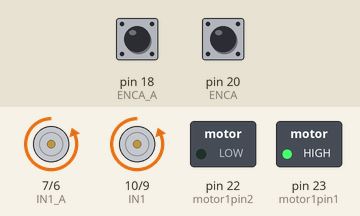
Bench run of a sketch on a simulated Arduino Mega 2560, built with avr-gcc and run on an emulated ATmega2560. Shown: motor-driver pin pairs drawn as motors (green arrow = first pin HIGH = forward, orange = second pin HIGH = backward, longer = more drive, scaled by the enable pin), switched loads named in the sketch (green lamp = pin HIGH). Inputs (shaded band) come from the test bench; at power-on: pin 18 (ENCA_A) HIGH, pin 20 (ENCA) HIGH. What the sketch prints to the serial monitor is not drawn.

Above: at 0.1 s.
At 10.1 s:
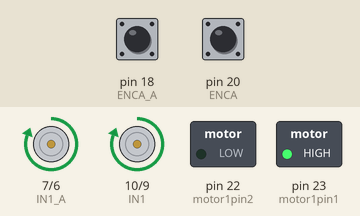
Timing chart, 0 to 11.6 s (numbered marks = the images above):
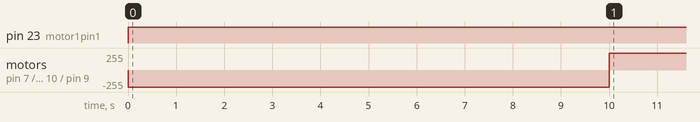

The sketch:

code_for_fish.ino
```cpp
#define ENCA_A 18 // YELLOW
#define ENCB_A 19 // WHITE
#define PWM_A 5
#define IN2_A 6
#define IN1_A 7

#define ENCA 20 // YELLOW
#define ENCB 21 // WHITE
#define PWM 8
#define IN2 9
#define IN1 10

#define  motor1pin1 23
#define  motor1pin2 22

int pos_A = 0;
long prevT_A = 0;
float eprev_A = 0;
float eintegral_A = 0;

int pos = 0;
long prevT = 0;
float eprev = 0;
float eintegral = 0;

unsigned long startMillis;
unsigned long currentMillis;
int target_A;
int target;
void setup() {
  Serial.begin(9600);
  pinMode(ENCA_A,INPUT);
  pinMode(ENCB_A,INPUT);
  attachInterrupt(digitalPinToInterrupt(ENCA_A),readEncoder_A,RISING);

  pinMode(ENCA,INPUT);
  pinMode(ENCB,INPUT);
  attachInterrupt(digitalPinToInterrupt(ENCA),readEncoder,RISING);

  pinMode(PWM_A,OUTPUT);
  pinMode(IN1_A,OUTPUT);
  pinMode(IN2_A,OUTPUT);

  pinMode(PWM,OUTPUT);
  pinMode(IN1,OUTPUT);
  pinMode(IN2,OUTPUT);


  pinMode(motor1pin1, OUTPUT);
  pinMode(motor1pin2, OUTPUT);


  Serial.println("target pos_A");
  Serial.println("target pos");
  startMillis = millis();
}

void loop() {

  digitalWrite(motor1pin1, HIGH);
  digitalWrite(motor1pin2, LOW);
  currentMillis = millis();

  // set target position
  //int target = 20 degree;
  //for 360 needs 4221 ticks

  if (currentMillis - startMillis >= 10*1000){
    target =  -1000;
    target_A =  -1000;
    }
    else{
      target =  1000;
      target_A =  1000;
      }

  // PID constants
  float kp_A = 2;
  float kd_A = 0.025;
  float ki_A = 0.0;

  float kp = 5;
  float kd = 0.025;
  float ki = 0.0;

  // time difference
  long currT_A = micros();
  float deltaT_A = ((float) (currT_A - prevT_A))/( 1.0e6 );
  prevT_A = currT_A;

  long currT = micros();
  float deltaT = ((float) (currT - prevT))/( 1.0e6 );
  prevT = currT;

  // error
  int e_A = pos_A - target_A;

  int e = pos - target;

  // derivative
  float dedt_A = (e_A-eprev_A)/(deltaT_A);

  float dedt = (e-eprev)/(deltaT);

  // integral
  eintegral_A = eintegral_A + e_A*deltaT_A;

  eintegral = eintegral + e*deltaT;

  // control signal
  float u_A = kp_A*e_A + kd_A*dedt_A + ki_A*eintegral_A;

  float u = kp*e + kd*dedt + ki*eintegral;

  // motor power
  float pwr_A = fabs(u_A);
  if( pwr_A > 255 ){
    pwr_A = 255;
  }
  if( pwr_A < 50 ){
    pwr_A = 0;
  }


  float pwr = fabs(u);
  if( pwr > 255 ){
    pwr = 255;
  }
  if( pwr < 50 ){
    pwr = 0;
  }


  // motor direction
  int dir_A = 1;
  if(u_A<0){
    dir_A = -1;
  }

  int dir = 1;
  if(u<0){
    dir = -1;
  }

  // signal the motor
  setMotor(dir_A,pwr_A,PWM_A,IN1_A,IN2_A);

  setMotor(dir,pwr,PWM,IN1,IN2);


  // store previous error
  eprev_A = e_A;
  eprev = e;

  Serial.print(target_A);
  Serial.print(" ");
  Serial.print(pos_A);
  Serial.print(" ");
  Serial.print(target);
  Serial.print(" ");
  Serial.print(pos);

  Serial.println();
}

void setMotor(int dir, int pwmVal, int pwm, int in1, int in2){
  analogWrite(pwm,pwmVal);
  if(dir == 1){
    digitalWrite(in1,HIGH);
    digitalWrite(in2,LOW);
  }
  else if(dir == -1){
    digitalWrite(in1,LOW);
    digitalWrite(in2,HIGH);
  }
  else{
    digitalWrite(in1,LOW);
    digitalWrite(in2,LOW);
  }
}

void readEncoder(){
  int b = digitalRead(ENCB);
  if(b > 0){
    pos++;
  }
  else{
    pos--;
  }
}
void readEncoder_A(){
  int b_A = digitalRead(ENCB_A);
  if(b_A > 0){
    pos_A++;
  }
  else{
    pos_A--;
  }
}
```

Measured:
- by itself, pin 23 (motor1pin1): LOW → HIGH at 0.00 s
- by itself, motor on pin 7 (IN1_A) / pin 6 (IN2_A), motor on pin 10 (IN1) / pin 9 (IN2): stopped → backward 255/255 at 0.00 s, → forward 255/255 10.0 s later
